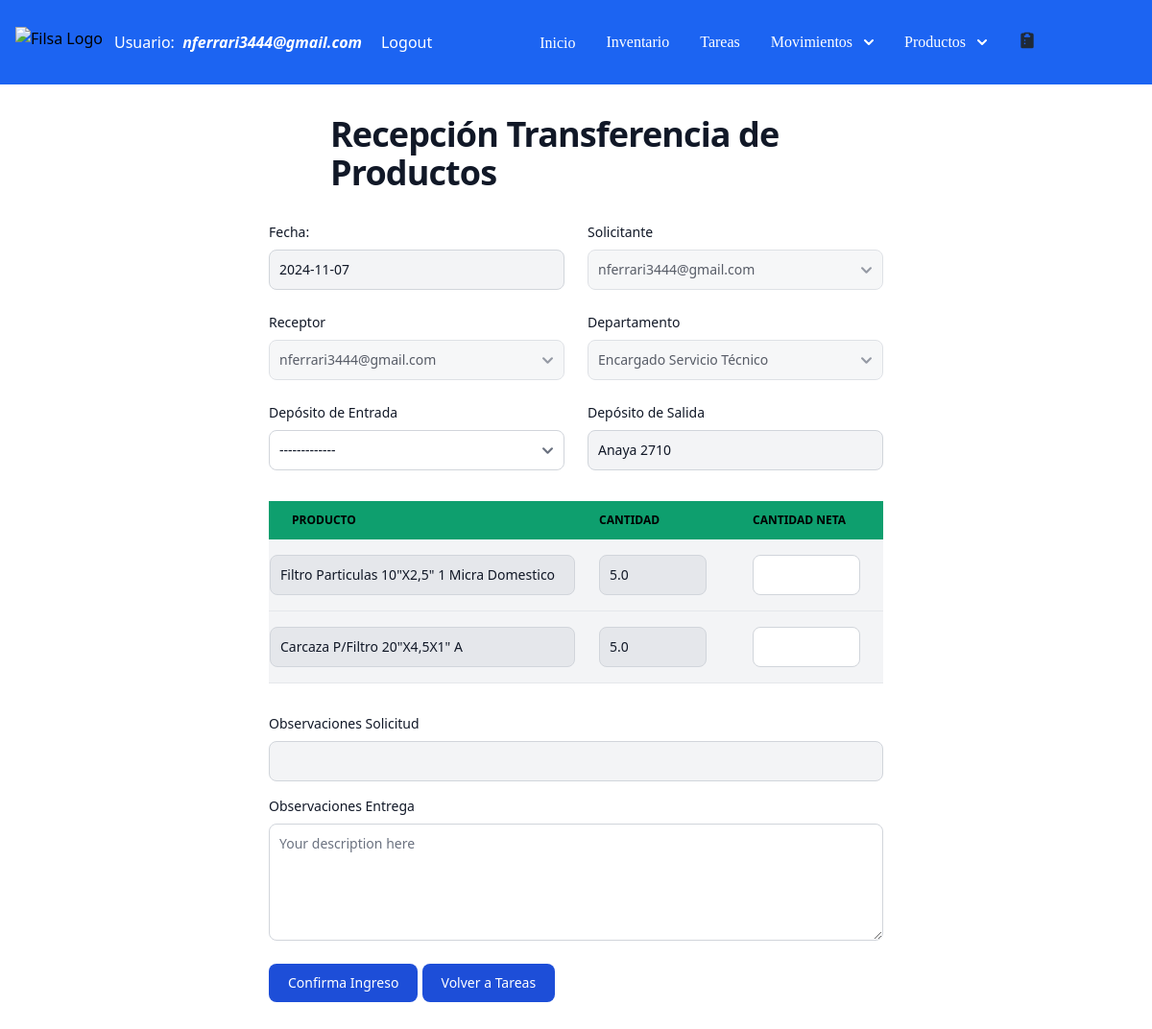
Before: /transfer-reception/7 (signed in) with the older database file.
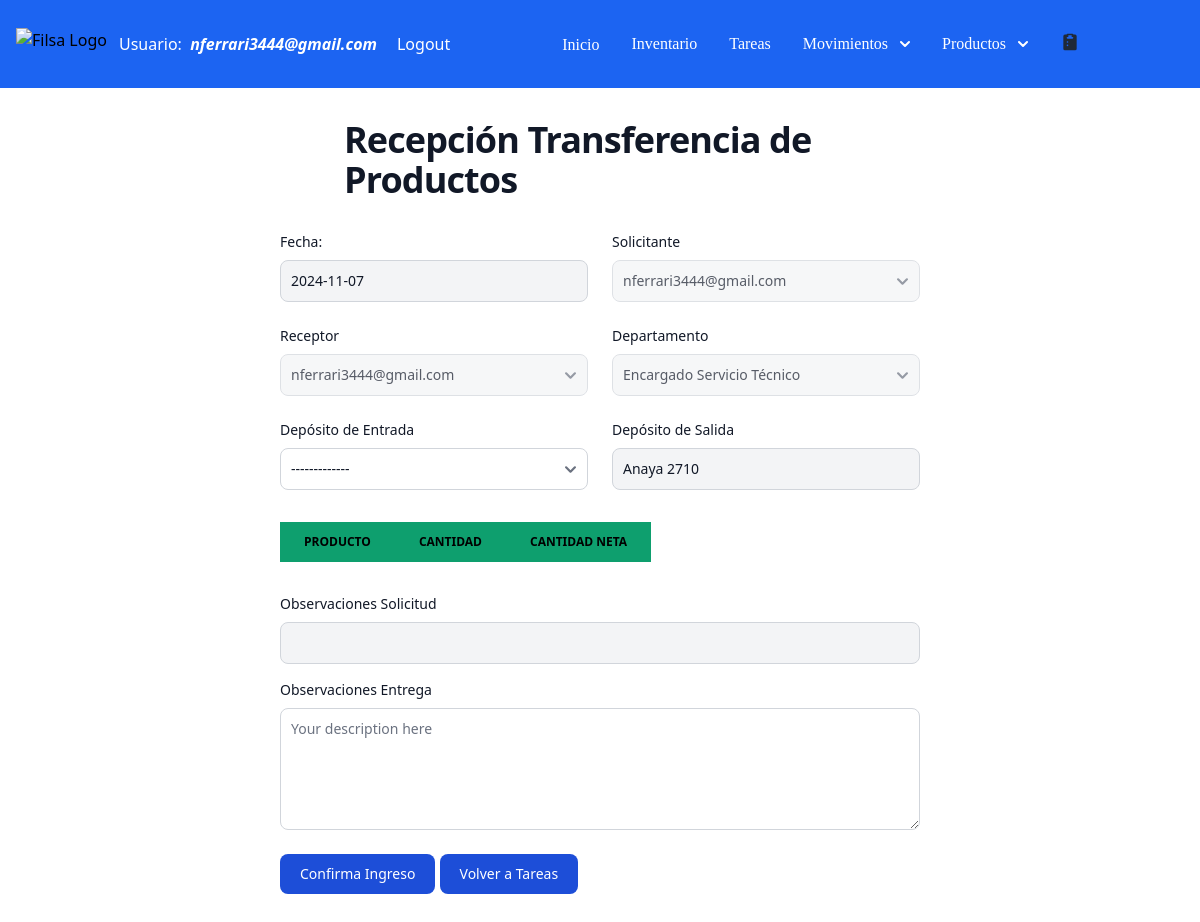
After: the same page with the newer database file.
### filsa/models.py (models this page shows, shortened)
class StockMovements(models.Model):
    class Meta:
      verbose_name = 'Detalle Movimiento Producto'
      verbose_name_plural = 'Detalle Movimientos Productos'
    MOVEMENT = [('Inbound','Inbound'),
                ('Outbound', 'Outbound')]
    warehouseProduct = models.ForeignKey(WarehousesProduct, on_delete=models.CASCADE, null=True, verbose_name=u"Nombre de Producto")
    task = models.ForeignKey(Tasks, on_delete=models.CASCADE,  blank=True, null=True )
    actionType = models.CharField(max_length=25,  default='Inbound')
    cantidad = models.FloatField(default=0)
    cantidadNeta = models.FloatField(default=0)
    cantidadEntregada = models.FloatField(default=0)
    image = models.ImageField(upload_to='images/', null=True, blank=True)

class WarehousesProduct(models.Model):
    class Meta:
        verbose_name = 'Productos en Deposito'
        verbose_name_plural = 'Productos en Deposito'
    name = models.CharField(max_length=100, verbose_name="Deposito")
    product = models.ForeignKey(Product, on_delete = models.CASCADE,  blank=True, null=True, verbose_name="Producto" )
    quantity = models.FloatField(default=0, verbose_name="Cantidad en Deposito")
    location = models.CharField(max_length=100, default='', blank=True, null=True, verbose_name="Ubicacion")
    deltaQuantity = models.FloatField()
    inTransit = models.BooleanField(default=False)

class Product(models.Model):
    class Meta:
      verbose_name = 'Stock Productos vs Seguridad'
      verbose_name_plural = 'Stock Productos vs Seguridad'
    CURRENCIES= [('USD', 'Dolar'),
                  ('$', 'Pesos')]
    product_id = models.AutoField(primary_key=True)
    name = models.CharField(max_length=100)
    barcode = models.CharField(max_length= 100, verbose_name=u"Codigo de Barras")
    internalCode = models.BigIntegerField(verbose_name=u"Codigo Interno")
    quantity = models.FloatField(default=0)
    category = models.CharField(max_length=100, default='Insumos') #  choices=CATEGORIES,
    supplier = models.CharField(max_length=100, default='')
    stockSecurity = models.IntegerField(default=0)
    price = models.FloatField(default=0)
    currency = models.CharField(max_length=10, choices=CURRENCIES, default='Dolar')
    hasOffer = models.ForeignKey(Cotization, on_delete=models.SET_DEFAULT, blank=True, null=True, default=None)
    quantityOffer = models.FloatField(null=True, blank= True)
    priceOffer = models.FloatField(null=True, blank= True)
    def __str__(self):
        return self.name

### filsa/views.py (the view)
# urls.py: path('transfer-reception/<int:requested_id>', transferReceptionView, name='transferreception'),
@login_required
def transferReceptionView(request, requested_id):
    pendingTask = Tasks.objects.filter(task_id=requested_id).first()
    print('request is:', request.method)
    print('request product data', request.POST.get('product_0'))
    product = request.POST.get('product')
    issuer = request.POST.get('issuer')
    products = pendingTask.stockmovements_set.all()
    tasks = Tasks.objects.filter(task_id=requested_id, actionType='Transferencia').prefetch_related('stockmovements_set')
    numberOfProducts = request.POST.get('extra_field_count')
    print('number Of Produtos in Inbound Reception View is {}'.format(numberOfProducts))
    if request.method == "POST":
        form = TransferReceptionForm(request.POST, instance= pendingTask, extra= request.POST.get('extra_field_count'))
        print('form is valid', form.is_valid())
        print('form fields are', form.cleaned_data)
        if form.is_valid():
            print('el form es valido')
            department = form.cleaned_data['department']
            issuer = form.cleaned_data['issuer']
            receptor = form.cleaned_data['receptor']
            warehouse = form.cleaned_data['warehouse']
            warehouseSalida = form.cleaned_data['warehouseSalida']
            print('warehouse in form is', warehouse)
            actionType = 'Confirma Transferencia'
            observations = form.cleaned_data['observationsConfirma']
            observationsSolicitud = form.cleaned_data['observationsSolicitud']
            deliveryDate = datetime.now().date()
            datalist = []
            taskToUpdate = Tasks.objects.filter(task_id=requested_id)
            taskToUpdate.update(status='Confirmed', actionType= actionType, observationsConfirma=observations, observationsSolicitud= observationsSolicitud, deliveryDate=deliveryDate)
            taskupdated = Tasks.objects.filter(task_id = requested_id).values_list('receptor', 'issuer','status', 'motivoIngreso','motivoEgreso','warehouseProduct__name','actionType')
            print('taskupdated in view is ', taskupdated)
            task = Tasks.objects.get(task_id=requested_id)
            form.fields['warehouse'] = warehouse
            for i , product in enumerate(products):
                form.fields['producto_{}'.format(i)] = product.warehouseProduct.product.name                     #product.product.name
                form.fields['cantidad_{}'.format(i)] = product.cantidad
                netQuantity = form.cleaned_data['cantidadNeta_{}'.format(i)]
                quantity = form.fields['cantidad_{}'.format(i)]
                diffQuantity = int(quantity) - int(netQuantity)
                productdb = get_object_or_404(Product, product_id = product.warehouseProduct.product.product_id)
                print('productdb is', productdb)
                warehouseProductSalida = WarehousesProduct.objects.filter(product=productdb, name = warehouseSalida)
                warehouseProductSalida.update(quantity = F('quantity') - quantity) #, deltaQuantity = F('deltaQuantity') - diffQuantity)
                warehouseProductEnTransito = WarehousesProduct.objects.filter(product=productdb , name = 'En Transito')
                warehouseProductEnTransito.update(quantity = F('quantity') - quantity) #, deltaQuantity = F('deltaQuantity') - diffQuantity)
                warehouseProduct = WarehousesProduct.objects.filter(product= productdb, name=warehouse)
                print('productToUPdate is', warehouseProduct)
                if warehouseProduct.exists():
                    warehouseProduct_data = WarehousesProduct.objects.get(product=productdb, name=warehouse)
                    warehouseProduct.update(quantity = F('quantity') + netQuantity, deltaQuantity = F('deltaQuantity') - diffQuantity)
                    newProduct = StockMovements(warehouseProduct =  warehouseProduct_data  ,          #     product_data,
                             actionType = actionType,
                                         cantidad= quantity, cantidadNeta=netQuantity, task = task )
                    datalist.append(newProduct)
                    if diffQuantity > 0 : #and motivoEgreso in ('Ventas','Planta de Armado'):
                        if DiffProducts.objects.filter(warehouseProduct= warehouseProduct_data).exists(): #, warehouse= warehouse).exists():
                            DiffProducts.objects.filter(warehouseProduct= warehouseProduct_data).update(totalPurchase= F('totalPurchase') + quantity, totalQuantity= F('totalQuantity') + netQuantity, productDiff= F('productDiff') + diffQuantity) #), warehouse=warehouse).update(totalPurchase= F('totalPurchase') + quantity, totalQuantity= F('totalQuantity') + netQuantity, productDiff= F('productDiff') + diffQuantity)
                        else:
                            DiffProducts.objects.create(warehouseProduct= warehouseProduct_data,  totalPurchase=quantity, totalQuantity= netQuantity, productDiff= diffQuantity)
                else:
                    newProductInDeposit= WarehousesProduct.objects.create(product=productdb, name=warehouse, quantity = netQuantity, deltaQuantity=  diffQuantity)
                    newProductMovement = StockMovements(warehouseProduct = newProductInDeposit,
                             actionType = actionType,
                                         cantidad= quantity, cantidadNeta=netQuantity, task = task )
                    datalist.append(newProductMovement)
                    if diffQuantity > 0 : #and motivoEgreso in ('Ventas','Planta de Armado'):
                        if DiffProducts.objects.filter(warehouseProduct= newProductInDeposit).exists(): #, warehouse= warehouse).exists():
                             DiffProducts.objects.filter(warehouseProduct= newProductInDeposit).update(totalPurchase= F('totalPurchase') + quantity, totalQuantity= F('totalQuantity') + netQuantity, productDiff= F('productDiff') + diffQuantity) #), warehouse=warehouse).update(totalPurchase= F('totalPurchase') + quantity, totalQuantity= F('totalQuantity') + netQuantity, productDiff= F('productDiff') + diffQuantity)
                        else:
                            DiffProducts.objects.create(warehouseProduct= newProductInDeposit,  totalPurchase=quantity, totalQuantity= netQuantity, productDiff= diffQuantity)
                productWarehouseToDelete = WarehousesProduct.objects.filter(product = productdb, name="En Transito")
                print('productToUpdate is:', productWarehouseToDelete)
                productWarehouseToDelete.delete()
            StockMovements.objects.bulk_create(datalist)
            send_mail(
                subject='Confirmacion de Transferencia de Productos',
                message= 'Se confirma la transferencia de {} productos al depósito {}. La tarea fue confirmada por {}'.format(numberOfProducts,warehouse, receptor),
                from_email = settings.EMAIL_HOST_USER,
                recipient_list=[issuer],
                fail_silently=False,
                auth_user=None,
                auth_password=None,
                connection=None,
                html_message=None
            )
            return redirect('/tasks/')
    else:
        form = TransferReceptionForm(instance= pendingTask ,
                                    initial={"task_id": requested_id })
    return render(request, "transferReception.html", {"form": form, 'task_id': requested_id , "tasks": tasks}) #, "numberOfProducts": len(productsToReceive)})

### filsa/templates/transferReception.html (shortened to what the changed rows need)
{% extends '_base.html' %}
{% load static %}
{% block content %}
<section class="bg-white dark:bg-gray-900">
    <div class="py-8 px-4 mx-auto max-w-2xl lg:py-8">
        <h1 class="flex mb-8 text-2xl sm:px-16 xl:px-15 font-extrabold leading-none tracking-tight text-gray-900 md:text-3xl lg:text-4xl dark:text-white">Recepción Transferencia de Productos</h1>
        <form id ='productsreception' action="{% url 'transferreception' task_id %}" method="POST" onsubmit="openLoader()">
                 <div class="py-8">
                 <table id="productTable" class="py-8 px-4 max-w-4xl lg:py-16 text-sm text-left rtl:text-right text-gray-500 dark:text-gray-400">
                    <thead class="text-xs text-black uppercase bg-green-500 dark:bg-gray-700 dark:text-gray-400">
                        <tr>
                            <th scope="col" class="px-6 py-3">Producto</th>
                            <th scope="col" class="px-6 py-3">Cantidad</th>
                            <th scope="col" class="px-6 py-3">Cantidad Neta</th>
                        </tr>
                    </thead>
                    <tbody>
                        {% for task in tasks %}
                        {% for product in task.stockmovements_set.all %}
                        {% if  product.actionType == "Transferencia" %}
                             <tr class="bg-gray-100 border-b dark:bg-gray-800 dark:border-gray-700">
                                <td class="w-1/2"><input type="text" name="producto_{{ forloop.counter0 }}" value="{{product.warehouseProduct.product.name}}"  class="bg-gray-200 border border-gray-300 text-gray-900 text-sm rounded-lg focus:ring-blue-500 focus:border-blue-500 block w-full p-2.5 dark:bg-gray-700 dark:border-gray-600 dark:placeholder-gray-400 dark:text-white dark:focus:ring-blue-500 dark:focus:border-blue-500"  id="" name="" placeholder="" disabled></td>
                                <td class="px-6 py-4"><input type="number" name="cantidad_{{ forloop.counter0 }}" value="{{product.cantidad}}"  class="bg-gray-200 border border-gray-300 text-gray-900 text-sm rounded-lg focus:ring-blue-500 focus:border-blue-500 block w-full p-2.5 dark:bg-gray-700 dark:border-gray-600 dark:placeholder-gray-400 dark:text-white dark:focus:ring-blue-500 dark:focus:border-blue-500" id="" name="" placeholder="" disabled></td>
                                <td class="px-6 py-4"><input type="number" name="cantidadNeta_{{forloop.counter0}}" class="border border-gray-300 text-gray-900 text-sm rounded-lg focus:ring-blue-500 focus:border-blue-500 block w-full p-2.5 dark:bg-gray-700 dark:border-gray-600 dark:placeholder-gray-400 dark:text-white dark:focus:ring-blue-500 dark:focus:border-blue-500" id="" name="" placeholder="" required></td>
                            </tr>
                            {% endif %}
                        {% endfor %}
                        {% endfor %}
                    </tbody>
                </table>
            </div>
        </form>
    </div>
  </section>
  {% endblock content %}

Changed rows visible on the page:
changed Tasks "nferrari3444@gmail.com": loses StockMovements (producto_0 "Filtro Particulas 10\"X2,5\" 1 Micra Domestico", cantidad "5.0"); loses StockMovements (warehouseProduct.product.name "Carcaza P/Filtro 20\"X4,5X1\" A", cantidad "5.0")
